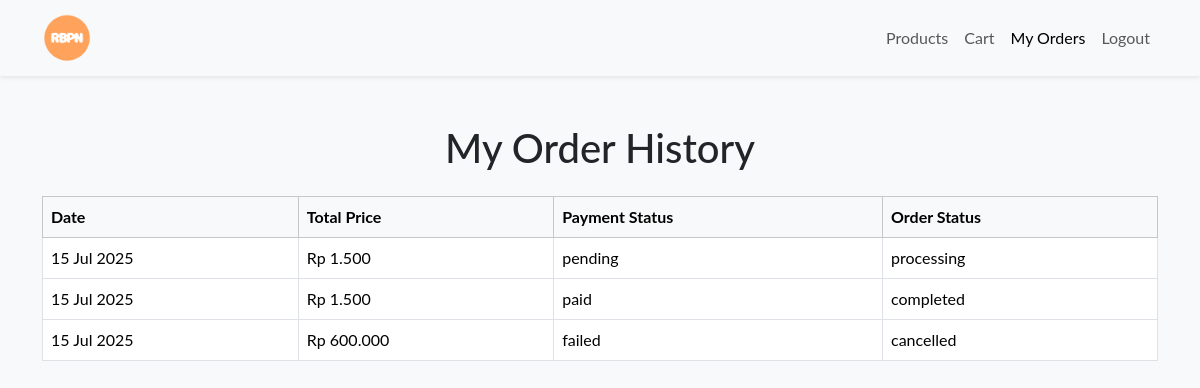
The app's page /my_orders.php (signed in) with its own data.
### tables this page shows
CREATE TABLE `orders` (
  `id` int(11) UNSIGNED NOT NULL,
  `user_id` int(11) DEFAULT NULL,
  `customer_name` varchar(255) DEFAULT NULL,
  `cart_details` text NOT NULL,
  `total_price` decimal(10,2) NOT NULL,
  `payment_method` varchar(50) NOT NULL,
  `payment_status` varchar(50) DEFAULT 'pending',
  `order_status` varchar(50) DEFAULT 'processing',
  `created_at` timestamp NOT NULL DEFAULT current_timestamp()
);

### my_orders.php (the view, shortened to what this page needs)
<?php
include 'db_connect.php';
$user_id = (int)$_SESSION['user_id'];
$stmt = $conn->prepare("SELECT * FROM orders WHERE user_id = ? ORDER BY created_at DESC");
$stmt->bind_param("i", $user_id);
$stmt->execute();
$orders_result = $stmt->get_result();
?>
<!DOCTYPE html>
<html lang="en">
<head>
    <link href="https://cdn.jsdelivr.net/npm/bootstrap@5.3.3/dist/css/bootstrap.min.css" rel="stylesheet">
    <link rel="stylesheet" href="style.css">
</head>
<body>
    <header class="shadow-sm">
        <nav class="navbar navbar-expand-lg navbar-light bg-light">
            <div class="container">
                <a class="navbar-brand" href="index.php"><img src="img/logo.png" alt="Logo" style="height: 50px;"></a>
                <div class="collapse navbar-collapse">
                    <ul class="navbar-nav ms-auto">
                        <li class="nav-item"><a class="nav-link" href="pemesan.php">Products</a></li>
                        <li class="nav-item"><a class="nav-link" href="cart.php">Cart</a></li>
                        <li class="nav-item"><a class="nav-link active" href="my_orders.php">My Orders</a></li>
                        <li class="nav-item"><a class="nav-link" href="logout.php">Logout</a></li>
                    </ul>
                </div>
            </div>
        </nav>
    </header>
    <main class="container my-5">
        <h1 class="text-center mb-4">My Order History</h1>
        <div class="table-responsive">
            <table class="table table-bordered table-hover">
                <thead class="table-light">
                    <tr>
                        <th>Date</th>
                        <th>Total Price</th>
                        <th>Payment Status</th>
                        <th>Order Status</th>
                    </tr>
                </thead>
                <tbody>
                    <?php if ($orders_result && $orders_result->num_rows > 0): ?>
                        <?php while($order = $orders_result->fetch_assoc()): ?>
                            <tr>
                                <td><?php echo date("d M Y", strtotime($order['created_at'])); ?></td>
                                <td>Rp <?php echo number_format($order['total_price'], 0, ',', '.'); ?></td>
                                <td><?php echo htmlspecialchars($order['payment_status']); ?></td>
                                <td><?php echo htmlspecialchars($order['order_status']); ?></td>
                            </tr>
                        <?php endwhile; ?>
                    <?php else: ?>
                        <tr><td colspan="5" class="text-center">You have no orders.</td></tr>
                    <?php endif; ?>
                </tbody>
            </table>
        </div>
    </main>
</body>
</html>

### style.css (style rules this page uses)
body { font-family: 'Lato', sans-serif; background-color: #f8f9fa; }
.navbar-brand img { height: 50px; }

### records on screen
orders: created_at "15 Jul 2025", total_price "1.500", payment_status "pending", order_status "processing"
orders: created_at "15 Jul 2025", total_price "1.500", payment_status "paid", order_status "completed"
orders: created_at "15 Jul 2025", total_price "600.000", payment_status "failed", order_status "cancelled"
